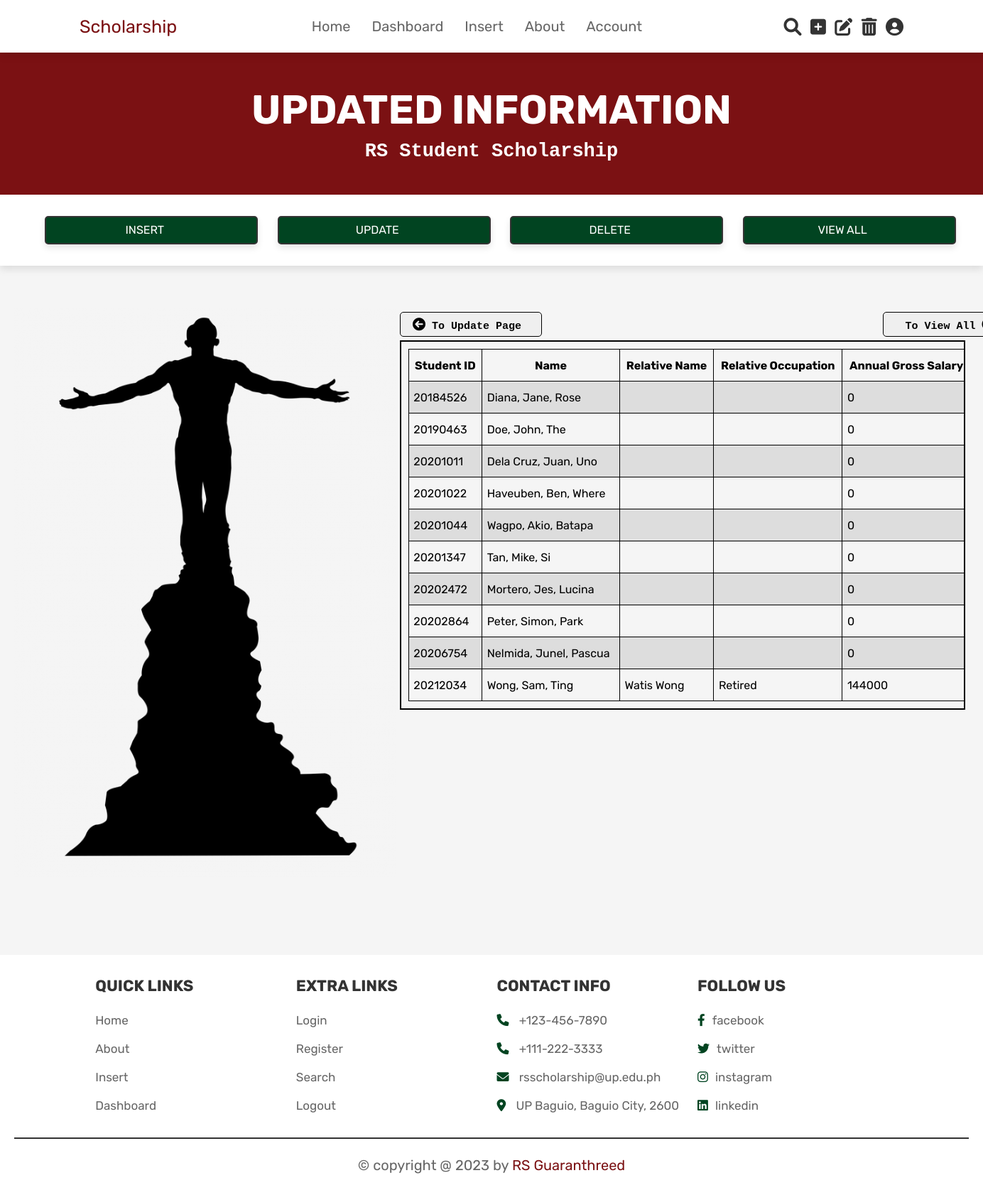
Page /updated-relative-info.php (signed in) on the committed database.
### tables this page shows
CREATE TABLE `scholar_basic_info` (
  `Student_ID` int(10) NOT NULL,
  `last_name` varchar(30) NOT NULL,
  `given_name` varchar(30) NOT NULL,
  `middle_name` varchar(30) NOT NULL,
  `sex` varchar(10) NOT NULL,
  `birthdate` date NOT NULL,
  `citizenship` varchar(30) NOT NULL,
  `civil_status` varchar(30) NOT NULL,
  `permanent_address` varchar(100) NOT NULL,
  `present_address` varchar(100) NOT NULL,
  `email_address` varchar(100) NOT NULL,
  `mobile_number` varchar(11) NOT NULL
);

CREATE TABLE `relative_dependent_occupation` (
  `Student_ID` int(10) NOT NULL,
  `relative_name` varchar(50) NOT NULL,
  `relative_occupation` varchar(50) NOT NULL,
  `rel_annual_gross_salary` int(10) NOT NULL
);

### updated-relative-info.php (the view, shortened to what this page needs)
<?php
@include 'config.php';
$query = mysqli_query($conn, "SELECT scholar_basic_info.Student_ID, CONCAT(last_name, ', ', given_name, ', ', middle_name) AS Name,
                relative_name, relative_occupation, rel_annual_gross_salary
                FROM `scholar_basic_info`
                JOIN `relative_dependent_occupation` ON scholar_basic_info.Student_ID =relative_dependent_occupation.Student_ID");
?>
<!DOCTYPE html>
<html lang="en">
<head>
   <link rel="stylesheet" href="https://cdnjs.cloudflare.com/ajax/libs/font-awesome/6.0.0/css/all.min.css">
   <link rel="stylesheet" href="css/home_style.css">
</head>
<body>
    <?php @include 'header.php'; ?>
    <section class="heading">
    <h3>updated information</h3 >
    <h4>RS Student Scholarship</h4>
    </section>
    <section class="function">
        <div class="function-bar">
                <div class="funbar"><a  class="function-box" href="insert.php">INSERT</a></div>
                <div class="funbar"><a  class="function-box" href="update-page.php">UPDATE</a></div>
                <div class="funbar"><a  class="function-box" href="delete.php">DELETE</a></div>
                <div class="funbar"><a  class="function-box" href="view-page.php">VIEW ALL</a></div>
        </div>
    </section>
    <section class="update-content">
    <div class="update-container">
        <div class="update-left">
            <img class="up" src="images/oblation.png"/>
        </div>
        <div class="update-right">
        <div class="right-left">
            <button type="button" class="button2" onclick = "cancel()"><i class="fa fa-arrow-circle-left" style="font-size:18px"></i>  To Update Page</button>
        </div>
        <div class="right-right">
            <button type="button" class="button2" onclick = "view()">To View All  <i class="fa fa-arrow-circle-right" style="font-size:18px"></i></button>
        </div>
        <section class ="view-all1">
                <div class="scrollmenu1">
                <table class ="view1">
                    <tr>
                        <th>Student ID</th>
                        <th>Name</th>
                        <th>Relative Name</th>
                        <th>Relative Occupation</th>
                        <th>Annual Gross Salary</th>
                    </tr>
                <?php while($rows = $query ->fetch_assoc()){
                ?>
                    <tr>
                        <td><?php echo $rows['Student_ID'];?></td>
                        <td><?php echo $rows['Name'];?></td>
                        <td><?php echo $rows['relative_name'];?></td>
                        <td><?php echo $rows['relative_occupation'];?></td>
                        <td><?php echo $rows['rel_annual_gross_salary'];?></td>
                    </tr>
                <?php
                }
                ?>
                </table>
                </div>
                </section>
        </div>
    </div>
    </section>
    <?php @include 'footer.php'; ?>
</body>
</html>

### css/home_style.css (style rules this page uses)
:root { --pink:#e84393; --red:#c0392b; --orange:#f39c12; --black:#333; --white:#fff; --light-color:#666; --light-white:#ccc; --light-bg:#f5f5f5; --forest-green : #014421; --maroon : #7b1113; --gold : #FFD700; --gray: #676767; --border:.2rem solid var(--black); --box-shadow:0 .5rem 1rem rgba(0,0,0,.1); }
* { font-family: 'Rubik', sans-serif; margin:0; padding:0; box-sizing: border-box; outline: none; border:none; text-decoration: none; transition:all .2s linear; }
html { font-size: 62.5%; overflow-x: hidden; scroll-behavior: smooth; scroll-padding-top: 6.5rem; }
body { background: var(--light-bg); }
section { padding:3rem 2rem; }
.heading { display: flex; flex-flow: column; align-items: center; justify-content: center; gap:1rem; background-color: var(--maroon); text-align: center; min-height: 25vh; }
.heading h3 { font-size: 5.7rem; color:var(--white); text-transform: uppercase; }
.heading h4 { font-size: 2.7rem; color:var(--white); font-family: 'Courier New', Courier, monospace; }
.function { top:0; left:0; right:0; background-color: var(--white); z-index: 1000; width: 100%; box-shadow: var(--box-shadow); }
.function .function-bar { width: fit-content; display: block; margin-left: auto; margin-right: auto; }
.function .function-bar .funbar { display: inline-flex; margin-left: auto; margin-right: auto; padding-left: 2.5rem; }
.function .function-bar .funbar .function-box { display: inline-block; margin-left: auto; margin-right: auto; padding-top: 6pt; width: 30rem; height: 4rem; background-color: var(--forest-green); border: var(--border); border-radius: 0.5rem; text-align: center; color: #fff; font-size: medium; box-shadow: var(--box-shadow); }
.function-box:after { content: '\00BB'; padding-left: 7pt; transition: 0.5s; opacity: 0; top: 0; }
.view td, th { border: 1px solid; padding-left: 5pt; padding-right: 5pt; height: 3rem; }
.update-content { width: 100%; min-height: 110vh; }
.update-content .update-container { min-height: 110vh; }
.update-content .update-container .update-left { float: left; width: 40%; }
.update-content .update-container .update-left .up { height: 100vh; width: 100%; }
.update-content .update-container .update-right { margin-left: 40%; margin-top: 3rem; }
.view-all1 { min-height: 40vh; margin: -1.5rem; }
.view-all1 div.scrollmenu1 { overflow: auto; white-space: nowrap; border: 2px solid; }
.view-all1 .scrollmenu1 .view1 { width: 100%; margin: 1rem; }
.view1 { border-collapse: collapse; width: 20rem; font-size: medium; }
.view1 td, th { border: 1px solid; padding-left: 5pt; padding-right: 5pt; height: 4.5rem; }
.view1 tr:nth-child(even) { background-color: #dddddd; }
.update-content .update-container .update-right .right-left { float: left; margin-bottom: -3rem; }
.update-content .update-container .update-right .right-right { margin-left: 68rem; margin-bottom: -3rem; }
.update-content .update-container .update-right .button2 { height: 3.5rem; width: 20rem; font-size: 1.5rem; font-family: 'Courier New', Courier, monospace; font-weight: bold; padding-right: 1rem; margin:0.5rem 0.5rem; padding-top: 0.2rem; border: 1px solid; margin-bottom: 0.5rem; border-radius: 0.5rem; }

### rows in the picture
scholar_basic_info: Student_ID "20184526", Name "Diana, Jane, Rose", relative_dependent_occupation.rel_annual_gross_salary "0"
scholar_basic_info: Student_ID "20190463", Name "Doe, John, The", relative_dependent_occupation.rel_annual_gross_salary "0"
scholar_basic_info: Student_ID "20201011", Name "Dela Cruz, Juan, Uno", relative_dependent_occupation.rel_annual_gross_salary "0"
scholar_basic_info: Student_ID "20201022", Name "Haveuben, Ben, Where", relative_dependent_occupation.rel_annual_gross_salary "0"
scholar_basic_info: Student_ID "20201044", Name "Wagpo, Akio, Batapa", relative_dependent_occupation.rel_annual_gross_salary "0"
scholar_basic_info: Student_ID "20201347", Name "Tan, Mike, Si", relative_dependent_occupation.rel_annual_gross_salary "0"
scholar_basic_info: Student_ID "20202472", Name "Mortero, Jes, Lucina", relative_dependent_occupation.rel_annual_gross_salary "0"
scholar_basic_info: Student_ID "20202864", Name "Peter, Simon, Park", relative_dependent_occupation.rel_annual_gross_salary "0"
scholar_basic_info: Student_ID "20206754", Name "Nelmida, Junel, Pascua", relative_dependent_occupation.rel_annual_gross_salary "0"
scholar_basic_info: Student_ID "20212034", Name "Wong, Sam, Ting", relative_dependent_occupation.relative_name "Watis Wong", relative_dependent_occupation.relative_occupation "Retired", relative_dependent_occupation.rel_annual_gross_salary "144000"
